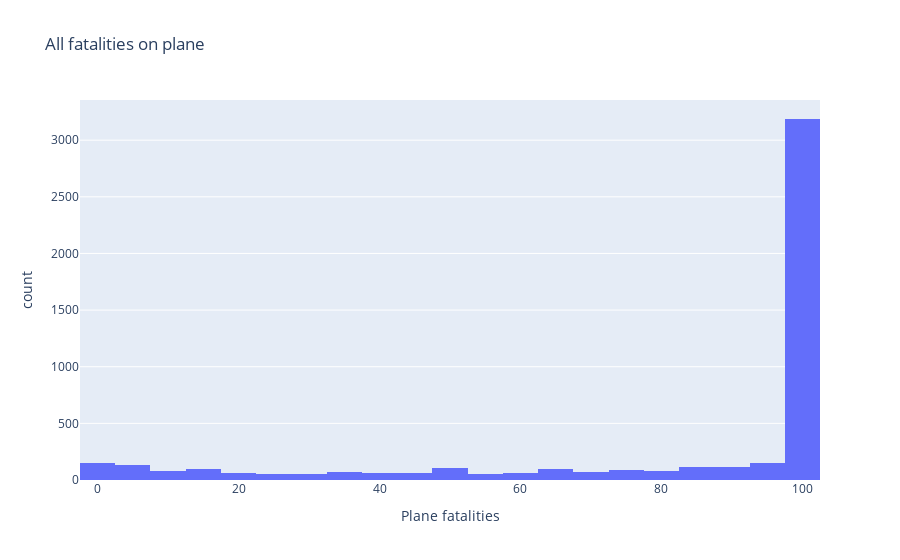

Notebook source saved alongside this figure:
### Code cell
plane_fatalities_series = plane_fatalities[plane_fatalities["Plane fatalities"]>=0]
fig = px.histogram(plane_fatalities_series, x="Plane fatalities", title="All fatalities on plane")
fig.show()

### Figure 1 — Plotly figure (JSON) as saved in the notebook; plotly's stock layout.template omitted (floating-point values rounded to 4 significant figures; data arrays with more than 128 entries replaced by an {"elided": "..."} marker saying what was removed)
{"data": [{"alignmentgroup": "True", "bingroup": "x", "hovertemplate": "Plane fatalities=%{x}<br>count=%{y}<extra></extra>", "legendgroup": "", "marker": {"color": "#636efa", "pattern": {"shape": ""}}, "name": "", "offsetgroup": "", "orientation": "v", "showlegend": false, "type": "histogram", "x": {"elided": "4955 float values"}, "xaxis": "x", "yaxis": "y"}], "layout": {"barmode": "relative", "legend": {"tracegroupgap": 0}, "title": {"text": "All fatalities on plane"}, "xaxis": {"anchor": "y", "domain": [0, 1], "title": {"text": "Plane fatalities"}}, "yaxis": {"anchor": "x", "domain": [0, 1], "title": {"text": "count"}}}}
